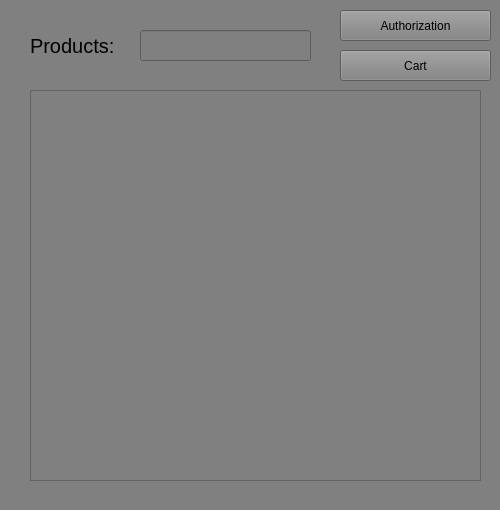
<?xml version="1.0" encoding="UTF-8"?>
<ui version="4.0">
 <class>MainWindow</class>
 <widget class="QMainWindow" name="MainWindow">
  <property name="geometry">
   <rect>
    <x>0</x>
    <y>0</y>
    <width>500</width>
    <height>510</height>
   </rect>
  </property>
  <property name="minimumSize">
   <size>
    <width>500</width>
    <height>510</height>
   </size>
  </property>
  <property name="maximumSize">
   <size>
    <width>500</width>
    <height>510</height>
   </size>
  </property>
  <property name="windowTitle">
   <string>MainWindow</string>
  </property>
  <property name="styleSheet">
   <string notr="true">* {
	background-color: #808080;
}</string>
  </property>
  <widget class="QWidget" name="centralwidget">
   <widget class="QPushButton" name="auth_btn">
    <property name="geometry">
     <rect>
      <x>340</x>
      <y>10</y>
      <width>151</width>
      <height>31</height>
     </rect>
    </property>
    <property name="text">
     <string>Authorization</string>
    </property>
   </widget>
   <widget class="QListWidget" name="productsListWidget">
    <property name="geometry">
     <rect>
      <x>30</x>
      <y>90</y>
      <width>451</width>
      <height>391</height>
     </rect>
    </property>
   </widget>
   <widget class="QLabel" name="label">
    <property name="geometry">
     <rect>
      <x>30</x>
      <y>30</y>
      <width>91</width>
      <height>31</height>
     </rect>
    </property>
    <property name="styleSheet">
     <string notr="true">font-size: 20px;
</string>
    </property>
    <property name="text">
     <string>Products:</string>
    </property>
   </widget>
   <widget class="QPushButton" name="cart">
    <property name="geometry">
     <rect>
      <x>340</x>
      <y>50</y>
      <width>151</width>
      <height>31</height>
     </rect>
    </property>
    <property name="text">
     <string>Cart</string>
    </property>
   </widget>
   <widget class="QLineEdit" name="search_input">
    <property name="geometry">
     <rect>
      <x>140</x>
      <y>30</y>
      <width>171</width>
      <height>31</height>
     </rect>
    </property>
   </widget>
  </widget>
  <widget class="QMenuBar" name="menubar">
   <property name="geometry">
    <rect>
     <x>0</x>
     <y>0</y>
     <width>500</width>
     <height>19</height>
    </rect>
   </property>
  </widget>
  <widget class="QStatusBar" name="statusbar"/>
 </widget>
 <resources/>
 <connections/>
</ui>
